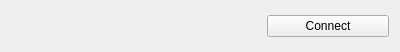
<?xml version="1.0" encoding="UTF-8"?>
<ui version="4.0">
 <class>Form</class>
 <widget class="QWidget" name="Form">
  <property name="geometry">
   <rect>
    <x>0</x>
    <y>0</y>
    <width>400</width>
    <height>52</height>
   </rect>
  </property>
  <property name="windowTitle">
   <string>Form</string>
  </property>
  <layout class="QHBoxLayout" name="horizontalLayout" stretch="0,0,0">
   <item>
    <widget class="QLabel" name="cloudImage">
     <property name="text">
      <string/>
     </property>
    </widget>
   </item>
   <item>
    <widget class="QLabel" name="cloudName">
     <property name="text">
      <string/>
     </property>
    </widget>
   </item>
   <item>
    <widget class="QPushButton" name="cloudAction">
     <property name="text">
      <string>Connect</string>
     </property>
    </widget>
   </item>
  </layout>
 </widget>
 <resources/>
 <connections/>
</ui>
